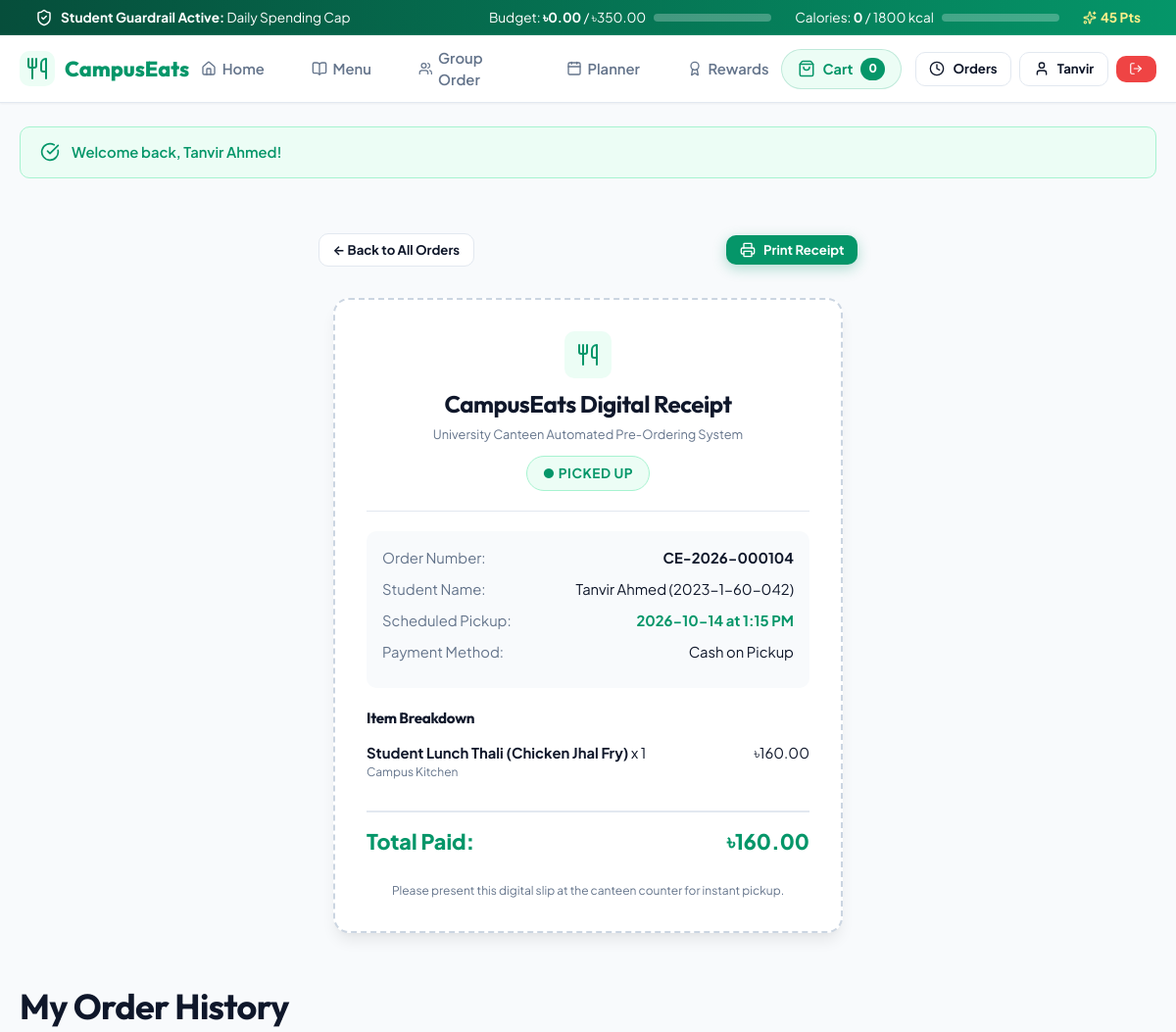
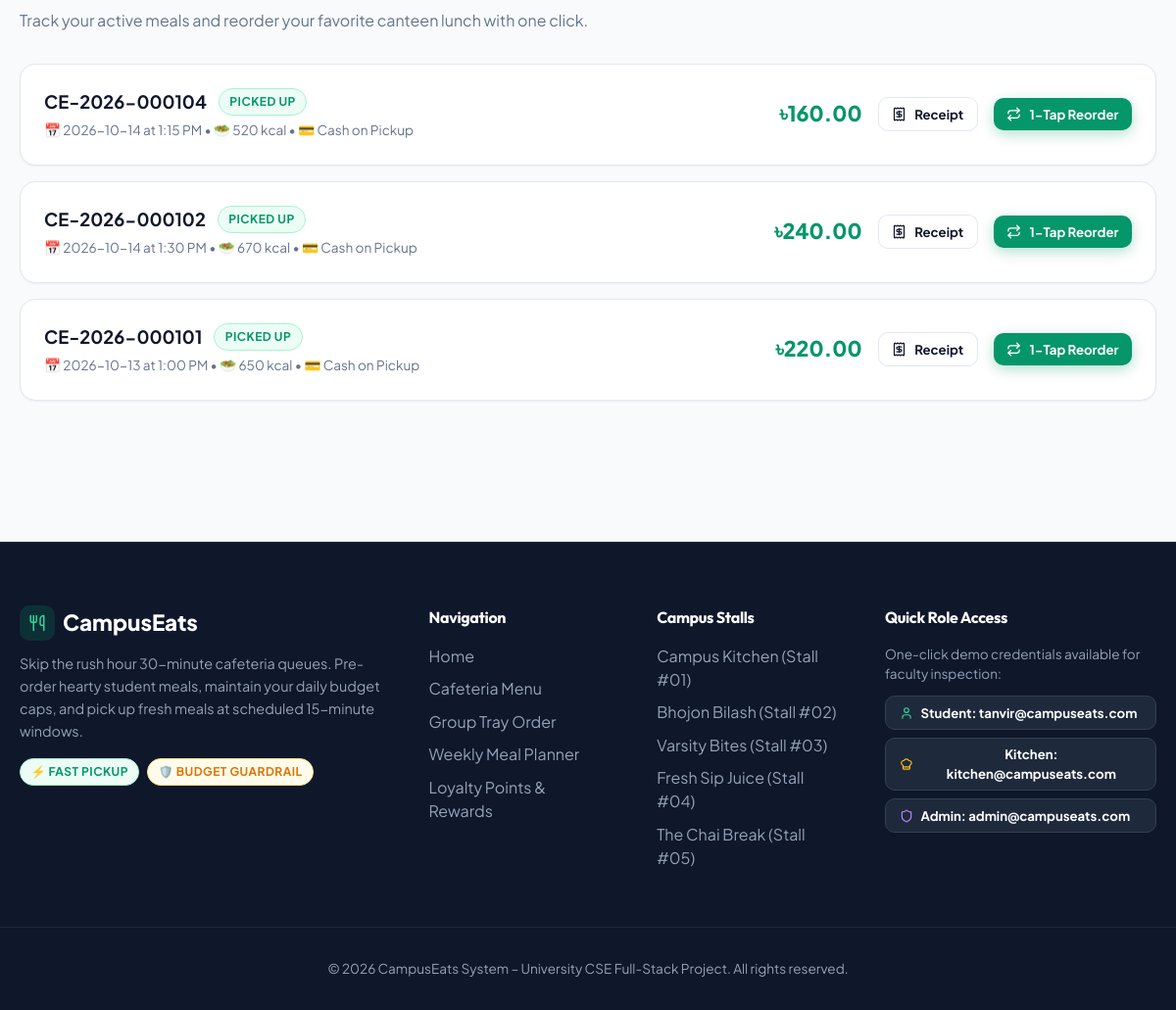
Page /php/orders.php?order_id=4 (signed in) on the committed database (2 pictures, top to bottom).
### tables this page shows
CREATE TABLE IF NOT EXISTS orders (
    id INT AUTO_INCREMENT PRIMARY KEY,
    order_number VARCHAR(50) NOT NULL UNIQUE,
    user_id INT NOT NULL,
    pickup_date DATE NOT NULL,
    pickup_time VARCHAR(20) NOT NULL,
    subtotal DECIMAL(10,2) NOT NULL,
    total_calories INT NOT NULL,
    estimated_wait_time INT NOT NULL COMMENT 'calculated preparation + queue wait time in minutes',
    status ENUM('Pending', 'Confirmed', 'Preparing', 'Ready', 'Picked Up', 'Cancelled') DEFAULT 'Pending' NOT NULL,
    special_instructions TEXT DEFAULT NULL,
    payment_method VARCHAR(50) DEFAULT 'Cash on Pickup',
    payment_status ENUM('Pending', 'Paid') DEFAULT 'Pending',
    transaction_id VARCHAR(100) DEFAULT NULL,
    paid_at TIMESTAMP NULL DEFAULT NULL,
    created_at TIMESTAMP DEFAULT CURRENT_TIMESTAMP,
    FOREIGN KEY (user_id) REFERENCES users(id) ON DELETE CASCADE,
    INDEX idx_order_user (user_id),
    INDEX idx_order_date (pickup_date),
    INDEX idx_order_status (status),
    INDEX idx_order_created (created_at)
);

CREATE TABLE IF NOT EXISTS users (
    id INT AUTO_INCREMENT PRIMARY KEY,
    name VARCHAR(100) NOT NULL,
    student_id VARCHAR(50) NOT NULL UNIQUE,
    email VARCHAR(100) NOT NULL UNIQUE,
    password_hash VARCHAR(255) NOT NULL,
    phone VARCHAR(20) DEFAULT NULL,
    role ENUM('student', 'kitchen', 'admin') DEFAULT 'student' NOT NULL,
    daily_budget DECIMAL(10,2) DEFAULT 300.00 NOT NULL,
    daily_calorie_limit INT DEFAULT 1800 NOT NULL,
    loyalty_points INT DEFAULT 0 NOT NULL,
    created_at TIMESTAMP DEFAULT CURRENT_TIMESTAMP,
    INDEX idx_user_role (role),
    INDEX idx_user_email (email)
);

CREATE TABLE IF NOT EXISTS order_items (
    id INT AUTO_INCREMENT PRIMARY KEY,
    order_id INT NOT NULL,
    menu_item_id INT NOT NULL,
    quantity INT NOT NULL,
    unit_price DECIMAL(10,2) NOT NULL,
    calories_at_purchase INT NOT NULL,
    FOREIGN KEY (order_id) REFERENCES orders(id) ON DELETE CASCADE,
    FOREIGN KEY (menu_item_id) REFERENCES menu_items(id) ON DELETE RESTRICT,
    INDEX idx_item_order (order_id)
);

CREATE TABLE IF NOT EXISTS menu_items (
    id INT AUTO_INCREMENT PRIMARY KEY,
    shop_id INT NOT NULL DEFAULT 1,
    category_id INT NOT NULL,
    name VARCHAR(100) NOT NULL,
    description TEXT DEFAULT NULL,
    price DECIMAL(10,2) NOT NULL,
    calories INT NOT NULL,
    image_url VARCHAR(500) NOT NULL,
    preparation_time INT NOT NULL COMMENT 'in minutes',
    is_available BOOLEAN DEFAULT TRUE NOT NULL,
    is_special BOOLEAN DEFAULT FALSE NOT NULL,
    is_combo BOOLEAN DEFAULT FALSE NOT NULL,
    created_at TIMESTAMP DEFAULT CURRENT_TIMESTAMP,
    FOREIGN KEY (shop_id) REFERENCES shops(id) ON DELETE CASCADE,
    FOREIGN KEY (category_id) REFERENCES categories(id) ON DELETE CASCADE,
    INDEX idx_menu_shop (shop_id),
    INDEX idx_menu_category (category_id),
    INDEX idx_menu_special (is_special),
    INDEX idx_menu_available (is_available)
);

CREATE TABLE IF NOT EXISTS shops (
    id INT AUTO_INCREMENT PRIMARY KEY,
    name VARCHAR(100) NOT NULL,
    tagline VARCHAR(255) DEFAULT NULL,
    category_type VARCHAR(100) NOT NULL,
    description TEXT DEFAULT NULL,
    image_url VARCHAR(500) DEFAULT NULL,
    rating DECIMAL(2,1) DEFAULT 4.8,
    delivery_time VARCHAR(50) DEFAULT '10-15 min',
    location VARCHAR(100) DEFAULT 'Campus Main Food Court',
    badge VARCHAR(50) DEFAULT NULL,
    is_open BOOLEAN DEFAULT TRUE,
    created_at TIMESTAMP DEFAULT CURRENT_TIMESTAMP,
    INDEX idx_shop_category (category_type)
);

### php/orders.php (the view, shortened to what the rows shown need)
<?php
require_once __DIR__ . '/config/db.php';
require_once __DIR__ . '/includes/auth.php';
require_once __DIR__ . '/includes/guardrail.php';
$userId = (int)$_SESSION['user']['id'];
$receiptOrder = null;
$receiptItems = [];
if (isset($_GET['order_id'])) {
    $orderId = (int)$_GET['order_id'];
    $stmt = $pdo->prepare("SELECT o.*, u.name as customer_name, u.student_id, u.email FROM orders o JOIN users u ON o.user_id = u.id WHERE o.id = ? AND (o.user_id = ? OR ? = 'admin' OR ? = 'kitchen')");
    $stmt->execute([$orderId, $userId, $_SESSION['user']['role'], $_SESSION['user']['role']]);
    $receiptOrder = $stmt->fetch();
    if ($receiptOrder) {
        $stmt = $pdo->prepare("
            SELECT oi.*, m.name as item_name, m.image_url, s.name as shop_name
            FROM order_items oi
            JOIN menu_items m ON oi.menu_item_id = m.id
            LEFT JOIN shops s ON m.shop_id = s.id
            WHERE oi.order_id = ?
        ");
        $stmt->execute([$orderId]);
        $receiptItems = $stmt->fetchAll();
    }
}
$stmt = $pdo->prepare("
    SELECT o.*, COUNT(oi.id) as item_count
    FROM orders o
    LEFT JOIN order_items oi ON o.id = oi.order_id
    WHERE o.user_id = ?
    GROUP BY o.id
    ORDER BY o.id DESC
");
$stmt->execute([$userId]);
$myOrders = $stmt->fetchAll();
require_once __DIR__ . '/includes/header.php';
?>
<div class="container" style="padding-top: 2rem; margin-bottom: 4rem;">
  <?php if ($receiptOrder): ?>
    <div style="margin-bottom: 3rem;">
      <div style="display: flex; justify-content: space-between; align-items: center; max-width: 550px; margin: 0 auto 1rem;">
        <a href="orders.php" class="btn btn-secondary btn-sm">&larr; Back to All Orders</a>
        <button onclick="window.print()" class="btn btn-primary btn-sm">
          <i data-lucide="printer" style="width: 16px; height: 16px;"></i>
          <span>Print Receipt</span>
        </button>
      </div>
      <div class="receipt-card">
        <div class="receipt-header">
          <div class="brand-icon" style="margin: 0 auto 0.5rem; width: 3rem; height: 3rem;">
            <i data-lucide="utensils"></i>
          </div>
          <h2 style="font-size: 1.5rem; margin-bottom: 0.25rem;">CampusEats Digital Receipt</h2>
          <p style="font-size: 0.8rem; color: var(--color-text-muted);">University Canteen Automated Pre-Ordering System</p>
          <div style="margin-top: 0.75rem;">
            <span class="badge <?= $receiptOrder['status'] === 'Ready' ? 'badge-ready' : ($receiptOrder['status'] === 'Picked Up' ? 'badge-green' : 'badge-amber') ?>" style="font-size: 0.85rem; padding: 0.4rem 1rem;">
              ● <?= htmlspecialchars($receiptOrder['status']) ?>
            </span>
          </div>
        </div>
        <div style="background: #f8fafc; padding: 1rem; border-radius: var(--radius-md); margin-bottom: 1.25rem; font-size: 0.85rem;">
          <div class="receipt-row">
            <span style="color: var(--color-text-muted);">Order Number:</span>
            <strong><?= htmlspecialchars($receiptOrder['order_number']) ?></strong>
          </div>
          <div class="receipt-row">
            <span style="color: var(--color-text-muted);">Student Name:</span>
            <span><?= htmlspecialchars($receiptOrder['customer_name']) ?> (<?= htmlspecialchars($receiptOrder['student_id']) ?>)</span>
          </div>
          <div class="receipt-row">
            <span style="color: var(--color-text-muted);">Scheduled Pickup:</span>
            <strong style="color: var(--color-primary);"><?= htmlspecialchars($receiptOrder['pickup_date']) ?> at <?= htmlspecialchars($receiptOrder['pickup_time']) ?></strong>
          </div>
          <div class="receipt-row">
            <span style="color: var(--color-text-muted);">Payment Method:</span>
            <span><?= htmlspecialchars($receiptOrder['payment_method']) ?></span>
          </div>
        </div>
        <h4 style="font-size: 0.95rem; margin-bottom: 0.75rem;">Item Breakdown</h4>
        <div style="display: flex; flex-direction: column; gap: 0.5rem; margin-bottom: 1.25rem;">
          <?php foreach ($receiptItems as $it): ?>
            <div class="receipt-row">
              <div>
                <strong><?= htmlspecialchars($it['item_name']) ?></strong> x <?= $it['quantity'] ?>
                <div style="font-size: 0.75rem; color: var(--color-text-muted);"><?= htmlspecialchars($it['shop_name']) ?></div>
              </div>
              <div><?= formatCurrency($it['unit_price'] * $it['quantity']) ?></div>
            </div>
          <?php endforeach; ?>
        </div>
        <div class="receipt-row receipt-total">
          <span>Total Paid:</span>
          <span><?= formatCurrency($receiptOrder['subtotal']) ?></span>
        </div>
        <div style="text-align: center; margin-top: 1.5rem; font-size: 0.75rem; color: var(--color-text-muted);">
          Please present this digital slip at the canteen counter for instant pickup.
        </div>
      </div>
    </div>
  <?php endif; ?>
  <div style="margin-bottom: 2rem;">
    <h1 style="font-size: 2.25rem; margin-bottom: 0.5rem;">My Order History</h1>
  </div>
  <?php if (empty($myOrders)): ?>
    <div class="card" style="padding: 4rem; text-align: center;">
      <i data-lucide="clock" style="width: 48px; height: 48px; margin: 0 auto 1rem; color: #cbd5e1;"></i>
      <h3>No previous orders found.</h3>
      <p style="color: var(--color-text-muted); margin-top: 0.5rem;">Pre-order your first lunch today to skip the canteen queue!</p>
      <a href="menu.php" class="btn btn-primary" style="margin-top: 1.5rem;">Browse Menu</a>
    </div>
  <?php else: ?>
    <div style="display: flex; flex-direction: column; gap: 1rem;">
      <?php foreach ($myOrders as $o): ?>
        <div class="card" style="padding: 1.5rem; display: flex; align-items: center; justify-content: space-between; flex-wrap: wrap; gap: 1rem;">
          <div>
            <div style="display: flex; align-items: center; gap: 0.75rem; margin-bottom: 0.35rem;">
              <strong style="font-size: 1.15rem;"><?= htmlspecialchars($o['order_number']) ?></strong>
              <span class="badge <?= $o['status'] === 'Ready' ? 'badge-ready' : ($o['status'] === 'Picked Up' ? 'badge-green' : 'badge-amber') ?>">
                <?= htmlspecialchars($o['status']) ?>
              </span>
            </div>
            <div style="font-size: 0.85rem; color: var(--color-text-muted);">
              <span>📅 <?= htmlspecialchars($o['pickup_date']) ?> at <?= htmlspecialchars($o['pickup_time']) ?></span> &bull;
              <span>🥗 <?= $o['total_calories'] ?> kcal</span> &bull;
              <span>💳 <?= htmlspecialchars($o['payment_method']) ?></span>
            </div>
          </div>
          <div style="display: flex; align-items: center; gap: 1rem;">
            <div style="font-size: 1.35rem; font-weight: 800; color: var(--color-primary);">
              <?= formatCurrency($o['subtotal']) ?>
            </div>
            <a href="orders.php?order_id=<?= $o['id'] ?>" class="btn btn-secondary btn-sm">
              <i data-lucide="receipt" style="width: 15px; height: 15px;"></i>
              <span>Receipt</span>
            </a>
            <a href="orders.php?reorder_id=<?= $o['id'] ?>" class="btn btn-primary btn-sm">
              <i data-lucide="repeat" style="width: 15px; height: 15px;"></i>
              <span>1-Tap Reorder</span>
            </a>
          </div>
        </div>
      <?php endforeach; ?>
    </div>
  <?php endif; ?>
</div>
<?php require_once __DIR__ . '/includes/footer.php'; ?>

### php/includes/header.php (shortened to what the rows shown need)
<?php
require_once __DIR__ . '/../config/db.php';
require_once __DIR__ . '/auth.php';
require_once __DIR__ . '/guardrail.php';
$user = currentUser();
$guardrail = ($user && $user['role'] === 'student') ? getDailyUsage($user['id']) : null;
?>
<!DOCTYPE html>
<html lang="en">
<head>
  <link rel="stylesheet" href="css/style.css">
</head>
<body>
<header class="navbar">
  <div class="container nav-container">
    <div class="nav-actions">
      <?php if ($user): ?>
        <div style="display:flex; align-items:center; gap:0.5rem;">
          <a href="orders.php" class="btn btn-secondary btn-sm" title="My Orders">
            <i data-lucide="clock" style="width:16px; height:16px;"></i>
            <span>Orders</span>
          </a>
          <a href="profile.php" class="btn btn-secondary btn-sm" title="My Profile">
            <i data-lucide="user" style="width:16px; height:16px;"></i>
            <span><?= htmlspecialchars(explode(' ', $user['name'])[0]) ?></span>
          </a>
          <a href="logout.php" class="btn btn-danger btn-sm" title="Log Out">
            <i data-lucide="log-out" style="width:14px; height:14px;"></i>
          </a>
        </div>
      <?php endif; ?>
    </div>
  </div>
</header>
<main>

### rows in the picture
orders: user.name "Tanvir", status "PICKED UP", order_number "CE-2026-000104", user.name "Tanvir Ahmed", user.student_id "2023-1-60-042", pickup_date "2026-10-14", pickup_time "1:15 PM", payment_method "Cash on Pickup", subtotal "৳160.00", total_calories "520"
order_items: menu_item.name "Student Lunch Thali (Chicken Jhal Fry)", quantity "1", shops.name "Campus Kitchen", formatCurrency($it['unit_price'] * $it['quantity']) "৳160.00"
orders: order_number "CE-2026-000102", status "PICKED UP", pickup_date "2026-10-14", pickup_time "1:30 PM", total_calories "670", payment_method "Cash on Pickup", subtotal "৳240.00"
orders: order_number "CE-2026-000101", status "PICKED UP", pickup_date "2026-10-13", pickup_time "1:00 PM", total_calories "650", payment_method "Cash on Pickup", subtotal "৳220.00"

### other values in the picture
$guardrail['spent_today'] "0.00"
$guardrail['daily_budget'] "350.00"
$guardrail['calories_today'] "0"
$guardrail['daily_calorie_limit'] "1800"
$guardrail['loyalty_points'] "45"
$cartCount "0"
$_SESSION['flash_success'] "Welcome back, Tanvir Ahmed!"
